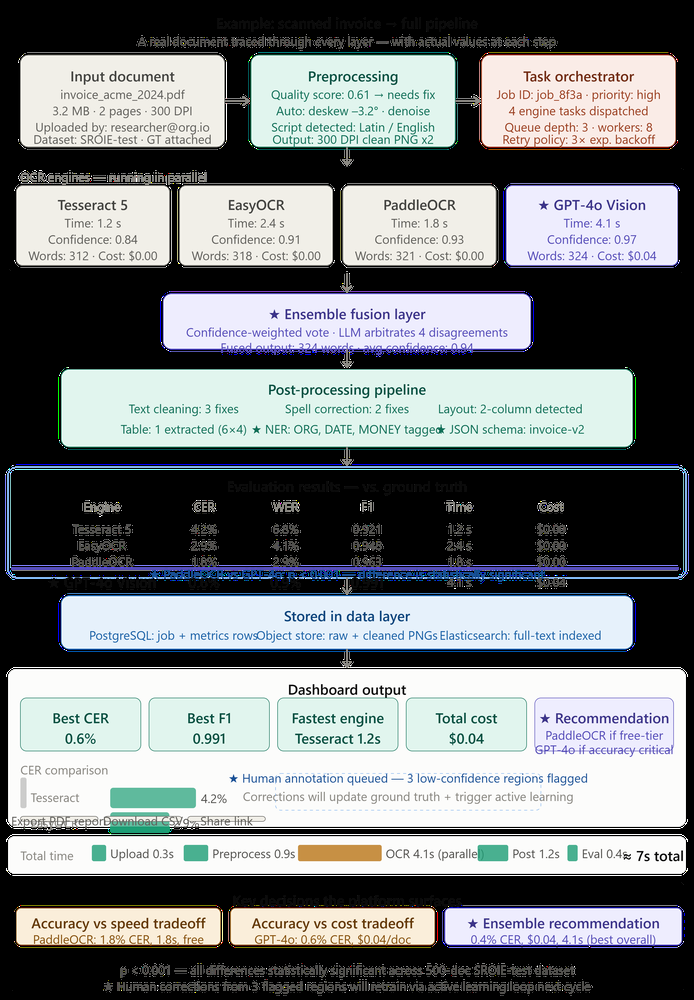
#> input picture ocr_example_invoice_flow.png, 694 x 1000 px, shrunk from 2720 x 3920 before the run
$ python -i preprocessing.py   (imports and definitions only)
#> lines starting #> are read from the running program, lines starting #| are printed output that depends on the picture; after the words box and inside, x2 and y2 are one past the last pixel; in counts of white or black regions, pixels touching at a corner belong together
#> further down, picture is the input picture: shape (1000, 694, 3); mean B, G, R 126.8, 125.4, 121.4
import cv2
import numpy as np


def deskew(image: np.ndarray) -> np.ndarray:
    gray = image if len(image.shape) == 2 else cv2.cvtColor(image, cv2.COLOR_BGR2GRAY)
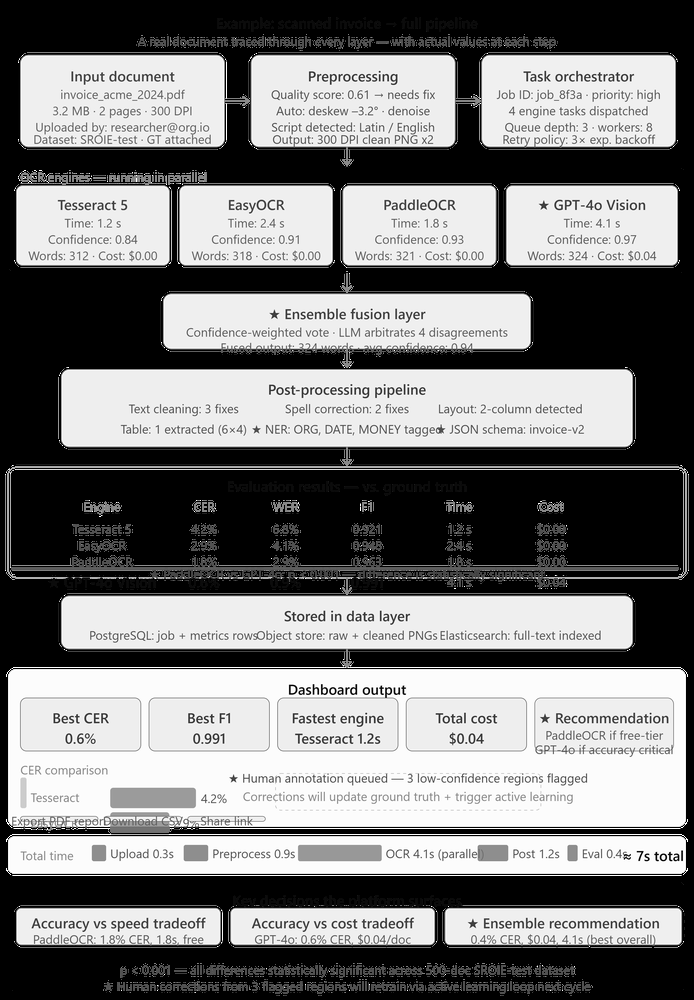
#> gray: shape (1000, 694); min 0, max 255, mean 124.4
    coords = np.column_stack(np.where(gray > 0))
#> coords = 408803 pairs, first value 17 to 995, second value 5 to 688
    if coords.size == 0:
        return image

    angle = cv2.minAreaRect(coords)[-1]
#> angle = -90
    if angle < -45:
        angle = -(90 + angle)
#> angle = 0
    else:
        angle = -angle

    if abs(angle) < 0.5:
        return image

    (h, w) = image.shape[:2]
    center = (w // 2, h // 2)
    matrix = cv2.getRotationMatrix2D(center, angle, 1.0)
    return cv2.warpAffine(
        image,
        matrix,
        (w, h),
        flags=cv2.INTER_CUBIC,
        borderMode=cv2.BORDER_REPLICATE,
    )


def denoise(image: np.ndarray) -> np.ndarray:
    if len(image.shape) == 2:
        return cv2.fastNlMeansDenoising(image, None, 10, 7, 21)
    return cv2.fastNlMeansDenoisingColored(image, None, 10, 10, 7, 21)
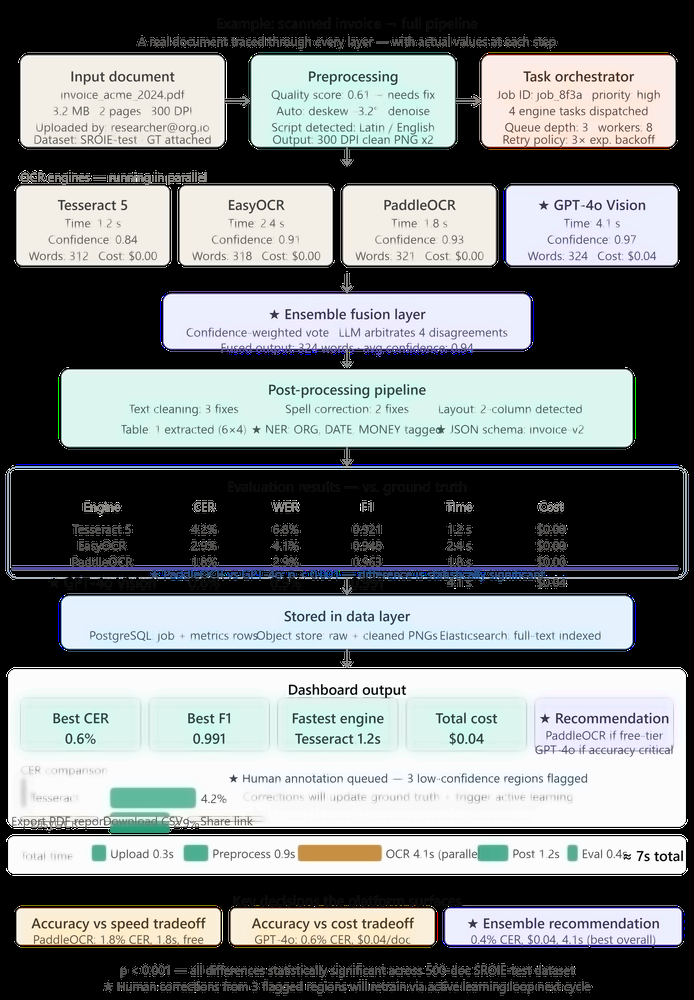
#> returned value: shape (1000, 694, 3); mean of channels 0, 1, 2 126.1, 125.6, 121.6; drawn as B, G, R


def binarize(image: np.ndarray) -> np.ndarray:
    gray = image if len(image.shape) == 2 else cv2.cvtColor(image, cv2.COLOR_BGR2GRAY)
    return cv2.adaptiveThreshold(
        gray,
        255,
        cv2.ADAPTIVE_THRESH_GAUSSIAN_C,
        cv2.THRESH_BINARY,
        11,
        2,
    )


def enhance_contrast(image: np.ndarray) -> np.ndarray:
    gray = image if len(image.shape) == 2 else cv2.cvtColor(image, cv2.COLOR_BGR2GRAY)
    clahe = cv2.createCLAHE(clipLimit=2.0, tileGridSize=(8, 8))
    return clahe.apply(gray)
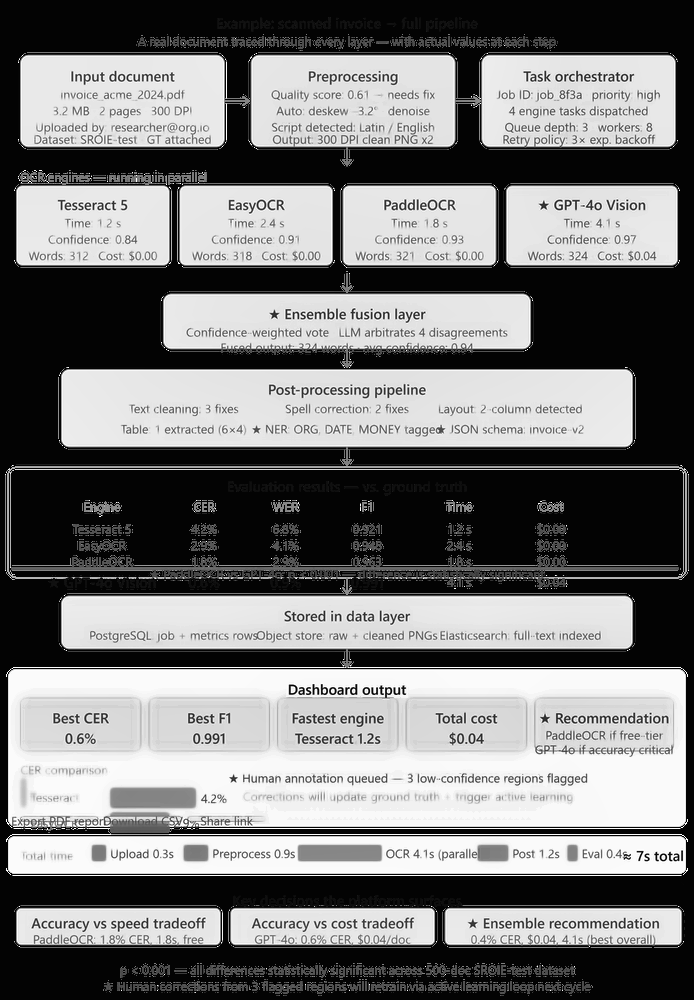
#> returned value: shape (1000, 694); min 3, max 254, mean 120.9


def preprocess(image: np.ndarray) -> np.ndarray:
    processed = deskew(image)
    processed = denoise(processed)
    processed = enhance_contrast(processed)
    return binarize(processed)
#> in binarize, `return cv2.adaptiveThreshold( gray, 255, cv2.ADAPTIVE_THRESH_GAUSSIAN_..`:
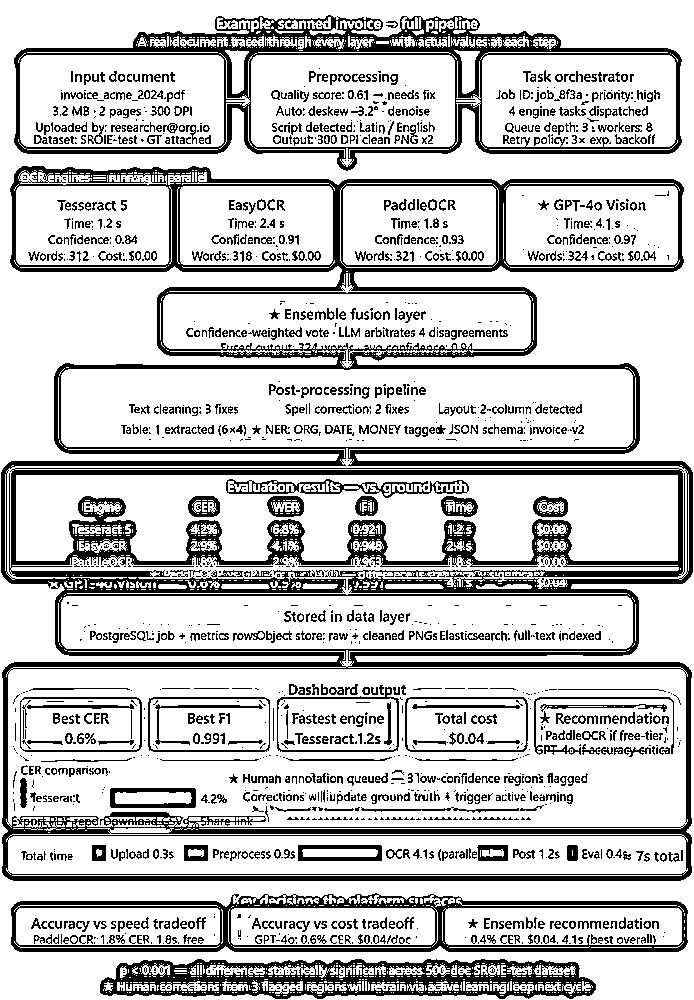
#> returned value: shape (1000, 694); 77.2% white; 2178 black regions (1180 under 20 px), largest, box (x1, y1, x2, y2) and area: (1, 166, 693, 881) 72160, (14, 15, 682, 171) 16057, (100, 959, 596, 999) 9834

>>> import cv2
>>> picture = cv2.imread('../../../ocr_example_invoice_flow.png')
>>> result = preprocess(picture)
